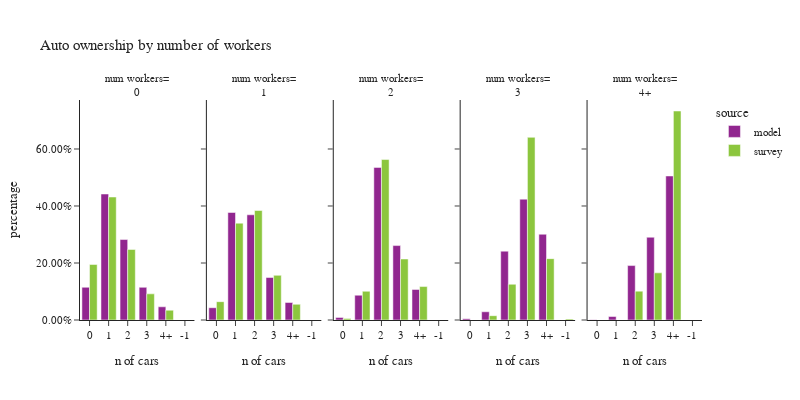

Notebook cell for this chart:
### Code cell
plot_auto(hh,'num_workers_simple','number of workers','num workers')

### Figure 1 — Plotly figure (JSON) as saved in the notebook; plotly's stock layout.template omitted (floating-point values rounded to 4 significant figures)
{"data": [{"alignmentgroup": "True", "customdata": [[834897], [3215173], [2053463], [833709], [336748]], "hovertemplate": "source=model<br>num_workers_simple=0<br>auto_ownership_simple=%{x}<br>percentage=%{y}<br>sample count=%{customdata[0]}<extra></extra>", "legendgroup": "model", "marker": {"color": "#91268F", "pattern": {"shape": ""}}, "name": "model", "offsetgroup": "model", "orientation": "v", "showlegend": true, "textposition": "auto", "type": "bar", "x": ["0", "1", "2", "3", "4+"], "xaxis": "x", "y": [0.1148, 0.442, 0.2823, 0.1146, 0.04629], "yaxis": "y"}, {"alignmentgroup": "True", "customdata": [[543918], [4763782], [4661565], [1882031], [776910]], "hovertemplate": "source=model<br>num_workers_simple=1<br>auto_ownership_simple=%{x}<br>percentage=%{y}<br>sample count=%{customdata[0]}<extra></extra>", "legendgroup": "model", "marker": {"color": "#91268F", "pattern": {"shape": ""}}, "name": "model", "offsetgroup": "model", "orientation": "v", "showlegend": false, "textposition": "auto", "type": "bar", "x": ["0", "1", "2", "3", "4+"], "xaxis": "x2", "y": [0.04307, 0.3772, 0.3691, 0.149, 0.06152], "yaxis": "y2"}, {"alignmentgroup": "True", "customdata": [[98596], [932464], [5735269], [2796826], [1148255]], "hovertemplate": "source=model<br>num_workers_simple=2<br>auto_ownership_simple=%{x}<br>percentage=%{y}<br>sample count=%{customdata[0]}<extra></extra>", "legendgroup": "model", "marker": {"color": "#91268F", "pattern": {"shape": ""}}, "name": "model", "offsetgroup": "model", "orientation": "v", "showlegend": false, "textposition": "auto", "type": "bar", "x": ["0", "1", "2", "3", "4+"], "xaxis": "x3", "y": [0.009205, 0.08705, 0.5354, 0.2611, 0.1072], "yaxis": "y3"}, {"alignmentgroup": "True", "customdata": [[6381], [39667], [331997], [582868], [413554]], "hovertemplate": "source=model<br>num_workers_simple=3<br>auto_ownership_simple=%{x}<br>percentage=%{y}<br>sample count=%{customdata[0]}<extra></extra>", "legendgroup": "model", "marker": {"color": "#91268F", "pattern": {"shape": ""}}, "name": "model", "offsetgroup": "model", "orientation": "v", "showlegend": false, "textposition": "auto", "type": "bar", "x": ["0", "1", "2", "3", "4+"], "xaxis": "x4", "y": [0.004643, 0.02886, 0.2415, 0.4241, 0.3009], "yaxis": "y4"}, {"alignmentgroup": "True", "customdata": [[695], [7199], [112615], [171232], [298000]], "hovertemplate": "source=model<br>num_workers_simple=4+<br>auto_ownership_simple=%{x}<br>percentage=%{y}<br>sample count=%{customdata[0]}<extra></extra>", "legendgroup": "model", "marker": {"color": "#91268F", "pattern": {"shape": ""}}, "name": "model", "offsetgroup": "model", "orientation": "v", "showlegend": false, "textposition": "auto", "type": "bar", "x": ["0", "1", "2", "3", "4+"], "xaxis": "x5", "y": [0.001178, 0.01221, 0.191, 0.2904, 0.5053], "yaxis": "y5"}, {"alignmentgroup": "True", "customdata": [[2243], [6820], [4749], [1631], [496]], "hovertemplate": "source=survey<br>num_workers_simple=0<br>auto_ownership_simple=%{x}<br>percentage=%{y}<br>sample count=%{customdata[0]}<extra></extra>", "legendgroup": "survey", "marker": {"color": "#8CC63E", "pattern": {"shape": ""}}, "name": "survey", "offsetgroup": "survey", "orientation": "v", "showlegend": true, "textposition": "auto", "type": "bar", "x": ["0", "1", "2", "3", "4+"], "xaxis": "x", "y": [0.1948, 0.4315, 0.2475, 0.09174, 0.03443], "yaxis": "y"}, {"alignmentgroup": "True", "customdata": [[3400], [12147], [5492], [1719], [704]], "hovertemplate": "source=survey<br>num_workers_simple=1<br>auto_ownership_simple=%{x}<br>percentage=%{y}<br>sample count=%{customdata[0]}<extra></extra>", "legendgroup": "survey", "marker": {"color": "#8CC63E", "pattern": {"shape": ""}}, "name": "survey", "offsetgroup": "survey", "orientation": "v", "showlegend": false, "textposition": "auto", "type": "bar", "x": ["0", "1", "2", "3", "4+"], "xaxis": "x2", "y": [0.06434, 0.3398, 0.3841, 0.1567, 0.05508], "yaxis": "y2"}, {"alignmentgroup": "True", "customdata": [[302], [4861], [9106], [1761], [835]], "hovertemplate": "source=survey<br>num_workers_simple=2<br>auto_ownership_simple=%{x}<br>percentage=%{y}<br>sample count=%{customdata[0]}<extra></extra>", "legendgroup": "survey", "marker": {"color": "#8CC63E", "pattern": {"shape": ""}}, "name": "survey", "offsetgroup": "survey", "orientation": "v", "showlegend": false, "textposition": "auto", "type": "bar", "x": ["0", "1", "2", "3", "4+"], "xaxis": "x3", "y": [0.00492, 0.1008, 0.563, 0.214, 0.1174], "yaxis": "y3"}, {"alignmentgroup": "True", "customdata": [[10], [70], [304], [612], [215]], "hovertemplate": "source=survey<br>num_workers_simple=3<br>auto_ownership_simple=%{x}<br>percentage=%{y}<br>sample count=%{customdata[0]}<extra></extra>", "legendgroup": "survey", "marker": {"color": "#8CC63E", "pattern": {"shape": ""}}, "name": "survey", "offsetgroup": "survey", "orientation": "v", "showlegend": false, "textposition": "auto", "type": "bar", "x": ["-1", "1", "2", "3", "4+"], "xaxis": "x4", "y": [0.003266, 0.01516, 0.1254, 0.6409, 0.2153], "yaxis": "y4"}, {"alignmentgroup": "True", "customdata": [[28], [64], [112]], "hovertemplate": "source=survey<br>num_workers_simple=4+<br>auto_ownership_simple=%{x}<br>percentage=%{y}<br>sample count=%{customdata[0]}<extra></extra>", "legendgroup": "survey", "marker": {"color": "#8CC63E", "pattern": {"shape": ""}}, "name": "survey", "offsetgroup": "survey", "orientation": "v", "showlegend": false, "textposition": "auto", "type": "bar", "x": ["2", "3", "4+"], "xaxis": "x5", "y": [0.1013, 0.1654, 0.7333], "yaxis": "y5"}], "layout": {"annotations": [{"font": {}, "showarrow": false, "text": "num workers=<br>0", "x": 0.092, "xanchor": "center", "xref": "paper", "y": 1.0, "yanchor": "bottom", "yref": "paper"}, {"font": {}, "showarrow": false, "text": "num workers=<br>1", "x": 0.296, "xanchor": "center", "xref": "paper", "y": 1.0, "yanchor": "bottom", "yref": "paper"}, {"font": {}, "showarrow": false, "text": "num workers=<br>2", "x": 0.5, "xanchor": "center", "xref": "paper", "y": 1.0, "yanchor": "bottom", "yref": "paper"}, {"font": {}, "showarrow": false, "text": "num workers=<br>3", "x": 0.704, "xanchor": "center", "xref": "paper", "y": 1.0, "yanchor": "bottom", "yref": "paper"}, {"font": {}, "showarrow": false, "text": "num workers=<br>4+", "x": 0.908, "xanchor": "center", "xref": "paper", "y": 1.0, "yanchor": "bottom", "yref": "paper"}], "barmode": "group", "font": {"size": 11}, "height": 400, "legend": {"title": {"text": "source"}, "tracegroupgap": 0}, "title": {"text": "Auto ownership by number of workers"}, "width": 800, "xaxis": {"anchor": "y", "domain": [0.0, 0.184], "title": {"text": "n of cars"}}, "xaxis2": {"anchor": "y2", "domain": [0.204, 0.388], "matches": "x", "title": {"text": "n of cars"}}, "xaxis3": {"anchor": "y3", "domain": [0.408, 0.592], "matches": "x", "title": {"text": "n of cars"}}, "xaxis4": {"anchor": "y4", "domain": [0.612, 0.796], "matches": "x", "title": {"text": "n of cars"}}, "xaxis5": {"anchor": "y5", "domain": [0.816, 1.0], "matches": "x", "title": {"text": "n of cars"}}, "yaxis": {"anchor": "x", "domain": [0.0, 1.0], "tickformat": ".2%", "title": {"text": "percentage"}}, "yaxis2": {"anchor": "x2", "domain": [0.0, 1.0], "matches": "y", "showticklabels": false}, "yaxis3": {"anchor": "x3", "domain": [0.0, 1.0], "matches": "y", "showticklabels": false}, "yaxis4": {"anchor": "x4", "domain": [0.0, 1.0], "matches": "y", "showticklabels": false}, "yaxis5": {"anchor": "x5", "domain": [0.0, 1.0], "matches": "y", "showticklabels": false}}}
